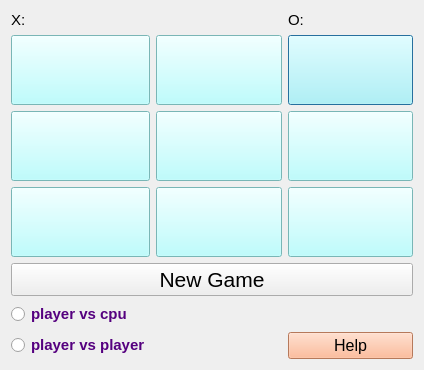
<?xml version="1.0" encoding="UTF-8"?>
<ui version="4.0">
 <class>Dialog</class>
 <widget class="QDialog" name="Dialog">
  <property name="geometry">
   <rect>
    <x>0</x>
    <y>0</y>
    <width>424</width>
    <height>370</height>
   </rect>
  </property>
  <property name="windowTitle">
   <string>Dialog</string>
  </property>
  <property name="styleSheet">
   <string notr="true"/>
  </property>
  <layout class="QGridLayout" name="gridLayout">
   <item row="1" column="2">
    <widget class="QPushButton" name="btn_3">
     <property name="sizePolicy">
      <sizepolicy hsizetype="Expanding" vsizetype="Expanding">
       <horstretch>0</horstretch>
       <verstretch>0</verstretch>
      </sizepolicy>
     </property>
     <property name="minimumSize">
      <size>
       <width>0</width>
       <height>0</height>
      </size>
     </property>
     <property name="font">
      <font>
       <pointsize>24</pointsize>
      </font>
     </property>
     <property name="styleSheet">
      <string notr="true">background-color: rgb(170, 255, 255);</string>
     </property>
     <property name="text">
      <string/>
     </property>
    </widget>
   </item>
   <item row="5" column="0">
    <widget class="QRadioButton" name="rb_com">
     <property name="font">
      <font>
       <pointsize>11</pointsize>
       <bold>true</bold>
      </font>
     </property>
     <property name="styleSheet">
      <string notr="true">color: rgb(85, 0, 127);</string>
     </property>
     <property name="text">
      <string>player vs cpu</string>
     </property>
    </widget>
   </item>
   <item row="1" column="0">
    <widget class="QPushButton" name="btn_1">
     <property name="sizePolicy">
      <sizepolicy hsizetype="Expanding" vsizetype="Expanding">
       <horstretch>0</horstretch>
       <verstretch>0</verstretch>
      </sizepolicy>
     </property>
     <property name="font">
      <font>
       <pointsize>24</pointsize>
      </font>
     </property>
     <property name="styleSheet">
      <string notr="true">background-color: rgb(170, 255, 255);</string>
     </property>
     <property name="text">
      <string/>
     </property>
    </widget>
   </item>
   <item row="2" column="1">
    <widget class="QPushButton" name="btn_5">
     <property name="sizePolicy">
      <sizepolicy hsizetype="Expanding" vsizetype="Expanding">
       <horstretch>0</horstretch>
       <verstretch>0</verstretch>
      </sizepolicy>
     </property>
     <property name="font">
      <font>
       <pointsize>24</pointsize>
      </font>
     </property>
     <property name="styleSheet">
      <string notr="true">background-color: rgb(170, 255, 255);</string>
     </property>
     <property name="text">
      <string/>
     </property>
    </widget>
   </item>
   <item row="4" column="0" colspan="3">
    <widget class="QPushButton" name="btn_start">
     <property name="font">
      <font>
       <pointsize>16</pointsize>
      </font>
     </property>
     <property name="styleSheet">
      <string notr="true"/>
     </property>
     <property name="text">
      <string>New Game</string>
     </property>
    </widget>
   </item>
   <item row="3" column="1">
    <widget class="QPushButton" name="btn_8">
     <property name="sizePolicy">
      <sizepolicy hsizetype="Expanding" vsizetype="Expanding">
       <horstretch>0</horstretch>
       <verstretch>0</verstretch>
      </sizepolicy>
     </property>
     <property name="font">
      <font>
       <pointsize>24</pointsize>
      </font>
     </property>
     <property name="styleSheet">
      <string notr="true">background-color: rgb(170, 255, 255);</string>
     </property>
     <property name="text">
      <string/>
     </property>
    </widget>
   </item>
   <item row="6" column="2">
    <widget class="QPushButton" name="btn_help">
     <property name="enabled">
      <bool>true</bool>
     </property>
     <property name="font">
      <font>
       <pointsize>12</pointsize>
      </font>
     </property>
     <property name="styleSheet">
      <string notr="true">background-color: rgb(255, 170, 127);</string>
     </property>
     <property name="text">
      <string>Help</string>
     </property>
    </widget>
   </item>
   <item row="6" column="0">
    <widget class="QRadioButton" name="rb_player">
     <property name="font">
      <font>
       <pointsize>11</pointsize>
       <bold>true</bold>
      </font>
     </property>
     <property name="styleSheet">
      <string notr="true">color: rgb(85, 0, 127);</string>
     </property>
     <property name="text">
      <string>player vs player</string>
     </property>
    </widget>
   </item>
   <item row="1" column="1">
    <widget class="QPushButton" name="btn_2">
     <property name="sizePolicy">
      <sizepolicy hsizetype="Expanding" vsizetype="Expanding">
       <horstretch>0</horstretch>
       <verstretch>0</verstretch>
      </sizepolicy>
     </property>
     <property name="font">
      <font>
       <pointsize>24</pointsize>
      </font>
     </property>
     <property name="styleSheet">
      <string notr="true">background-color: rgb(170, 255, 255);</string>
     </property>
     <property name="text">
      <string/>
     </property>
    </widget>
   </item>
   <item row="0" column="2">
    <widget class="QLabel" name="lb_win_o">
     <property name="font">
      <font>
       <pointsize>11</pointsize>
      </font>
     </property>
     <property name="text">
      <string>O:</string>
     </property>
    </widget>
   </item>
   <item row="3" column="2">
    <widget class="QPushButton" name="btn_9">
     <property name="sizePolicy">
      <sizepolicy hsizetype="Expanding" vsizetype="Expanding">
       <horstretch>0</horstretch>
       <verstretch>0</verstretch>
      </sizepolicy>
     </property>
     <property name="font">
      <font>
       <pointsize>24</pointsize>
      </font>
     </property>
     <property name="styleSheet">
      <string notr="true">background-color: rgb(170, 255, 255);</string>
     </property>
     <property name="text">
      <string/>
     </property>
    </widget>
   </item>
   <item row="2" column="2">
    <widget class="QPushButton" name="btn_6">
     <property name="sizePolicy">
      <sizepolicy hsizetype="Expanding" vsizetype="Expanding">
       <horstretch>0</horstretch>
       <verstretch>0</verstretch>
      </sizepolicy>
     </property>
     <property name="font">
      <font>
       <pointsize>24</pointsize>
      </font>
     </property>
     <property name="styleSheet">
      <string notr="true">background-color: rgb(170, 255, 255);</string>
     </property>
     <property name="text">
      <string/>
     </property>
    </widget>
   </item>
   <item row="2" column="0">
    <widget class="QPushButton" name="btn_4">
     <property name="sizePolicy">
      <sizepolicy hsizetype="Expanding" vsizetype="Expanding">
       <horstretch>0</horstretch>
       <verstretch>0</verstretch>
      </sizepolicy>
     </property>
     <property name="font">
      <font>
       <pointsize>24</pointsize>
      </font>
     </property>
     <property name="styleSheet">
      <string notr="true">background-color: rgb(170, 255, 255);</string>
     </property>
     <property name="text">
      <string/>
     </property>
    </widget>
   </item>
   <item row="3" column="0">
    <widget class="QPushButton" name="btn_7">
     <property name="sizePolicy">
      <sizepolicy hsizetype="Expanding" vsizetype="Expanding">
       <horstretch>0</horstretch>
       <verstretch>0</verstretch>
      </sizepolicy>
     </property>
     <property name="font">
      <font>
       <pointsize>24</pointsize>
      </font>
     </property>
     <property name="styleSheet">
      <string notr="true">background-color: rgb(170, 255, 255);</string>
     </property>
     <property name="text">
      <string/>
     </property>
    </widget>
   </item>
   <item row="0" column="0">
    <widget class="QLabel" name="lb_win_x">
     <property name="font">
      <font>
       <pointsize>11</pointsize>
      </font>
     </property>
     <property name="text">
      <string>X:</string>
     </property>
    </widget>
   </item>
  </layout>
 </widget>
 <resources/>
 <connections/>
</ui>
